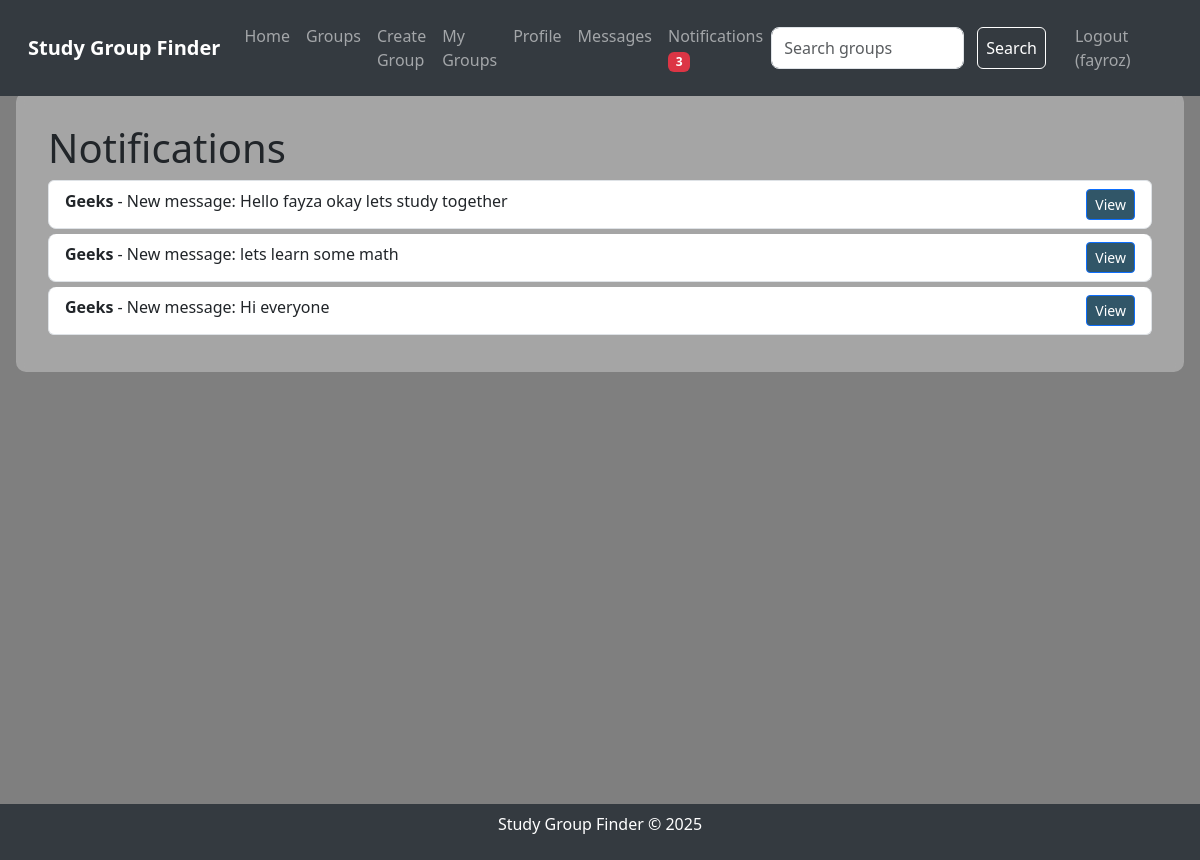
The page /notifications (signed in) on the database as committed earlier.
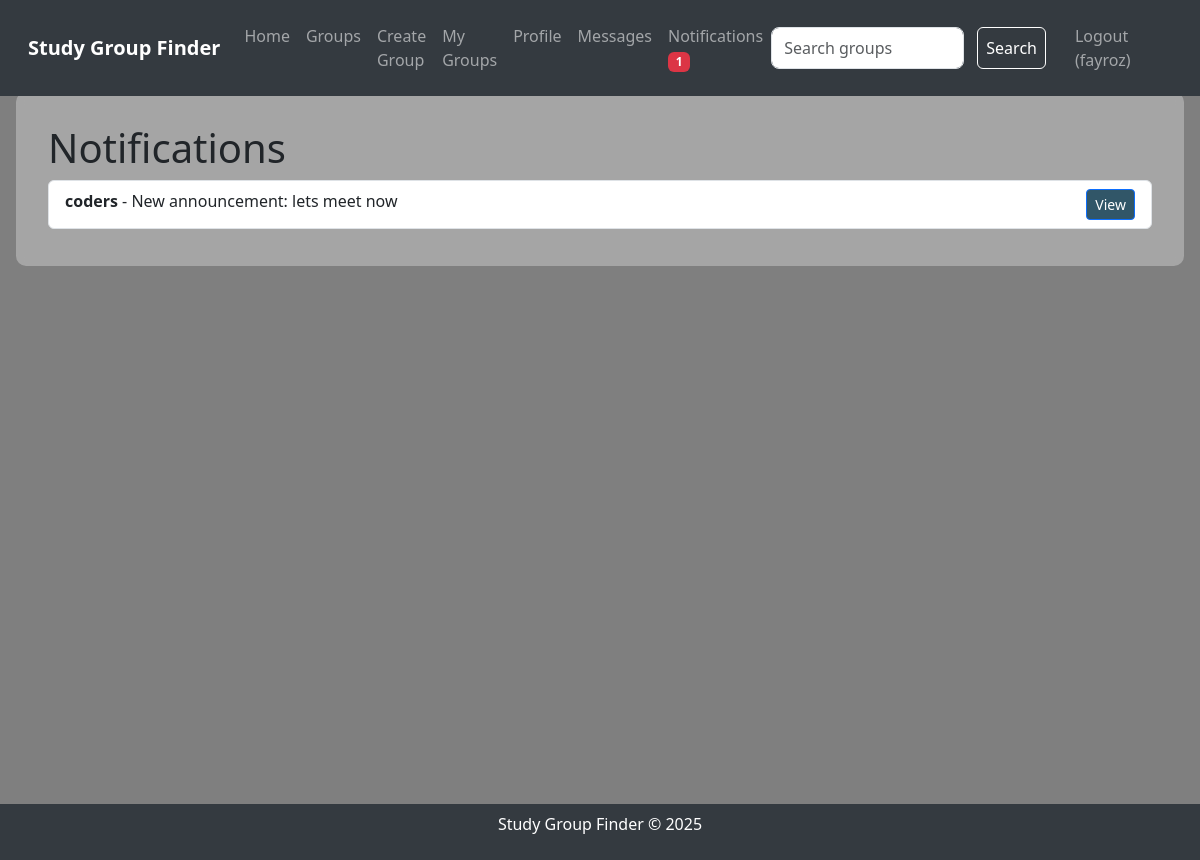
The same page on the database as committed later.
### tables this page shows
CREATE TABLE notifications
                 (id INTEGER PRIMARY KEY AUTOINCREMENT,
                  user_id INTEGER,
                  group_id INTEGER,
                  message_id INTEGER,
                  announcement_id INTEGER,
                  type TEXT NOT NULL,
                  read BOOLEAN DEFAULT FALSE,
                  FOREIGN KEY (user_id) REFERENCES users(id),
                  FOREIGN KEY (group_id) REFERENCES groups(id),
                  FOREIGN KEY (message_id) REFERENCES messages(id),
                  FOREIGN KEY (announcement_id) REFERENCES announcements(id));

CREATE TABLE groups
                 (id INTEGER PRIMARY KEY AUTOINCREMENT,
                  name TEXT NOT NULL,
                  subject TEXT NOT NULL,
                  description TEXT,
                  creator_id INTEGER,
                  FOREIGN KEY (creator_id) REFERENCES users(id));

CREATE TABLE messages
                 (id INTEGER PRIMARY KEY AUTOINCREMENT,
                  group_id INTEGER,
                  user_id INTEGER,
                  content TEXT NOT NULL,
                  timestamp DATETIME DEFAULT CURRENT_TIMESTAMP,
                  FOREIGN KEY (group_id) REFERENCES groups(id),
                  FOREIGN KEY (user_id) REFERENCES users(id));

CREATE TABLE announcements
                 (id INTEGER PRIMARY KEY AUTOINCREMENT,
                  group_id INTEGER,
                  content TEXT NOT NULL,
                  timestamp DATETIME DEFAULT CURRENT_TIMESTAMP,
                  FOREIGN KEY (group_id) REFERENCES groups(id));

### app.py (the view)
@app.route('/notifications')
def notifications():
    if 'user_id' not in session:
        flash('Please log in to view notifications.', 'danger')
        return redirect(url_for('login'))
    conn = sqlite3.connect('study_groups.db')
    c = conn.cursor()
    c.execute("SELECT notifications.id, groups.name, notifications.type, messages.content, announcements.content, notifications.group_id "
              "FROM notifications "
              "JOIN groups ON notifications.group_id = groups.id "
              "LEFT JOIN messages ON notifications.message_id = messages.id "
              "LEFT JOIN announcements ON notifications.announcement_id = announcements.id "
              "WHERE notifications.user_id = ? AND notifications.read = FALSE "
              "ORDER BY notifications.id DESC",
              (session['user_id'],))
    notifications = c.fetchall()
    try:
        c.execute("SELECT COUNT(*) FROM notifications WHERE user_id = ? AND read = FALSE",
                  (session['user_id'],))
        notification_count = c.fetchone()[0]
    except sqlite3.OperationalError:
        init_db()
        notification_count = 0
    conn.close()
    return render_template('notifications.html', notifications=notifications, notification_count=notification_count)

### app.py (called while the page is built)
@app.after_request
def add_header(response):
    response.headers["Cache-Control"] = "no-cache, no-store, must-revalidate"
    response.headers["Pragma"] = "no-cache"
    response.headers["Expires"] = "0"
    return response

### templates/notifications.html (shortened to what this page needs)
{% extends "layout.html" %}
{% block content %}
    <div class="page-content">
        <h1>Notifications</h1>
        {% if notifications %}
            <ul class="list-group">
                {% for notification in notifications %}
                    <li class="list-group-item">
                        <strong>{{ notification[1] }}</strong> -
                        {% if notification[2] == 'message' %}
                            New message: {{ notification[3] or 'A new message was posted' }}
                        {% elif notification[2] == 'announcement' %}
                            New announcement: {{ notification[4] or 'A new announcement was posted' }}
                        {% else %}
                            New activity
                        {% endif %}
                        <a href="{{ url_for('group_details', group_id=notification[5]) }}"
                           class="btn btn-primary btn-sm float-end">View</a>
                    </li>
                {% endfor %}
            </ul>
        {% else %}
            <p>No new notifications.</p>
        {% endif %}
    </div>
{% endblock %}

Rows that differ between the two databases and show on the page:
removed notifications: name "Geeks", content "Hello fayza okay lets study together"
removed notifications: name "Geeks", content "lets learn some math"
removed notifications: name "Geeks", content "Hi everyone"
added notifications: name "coders", content "lets meet now"
Other text that changed with them:
{{ notification_count }}: "3" → "1"
